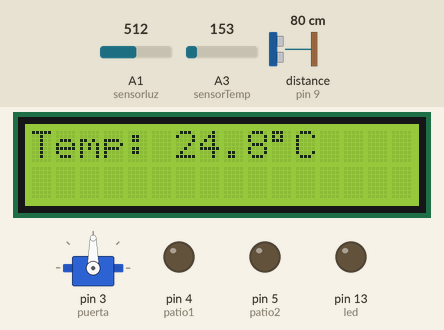
Recording of a sketch running on a simulated Arduino Uno, built with avr-gcc and run on an emulated ATmega328P. Shown: servo, 16×2 character LCD, output pins drawn as LEDs (lit = HIGH). Wiring (inferred from the names in the program): ultrasonic range finder: trigger pin 8; echo pin 9. The test bench sets the inputs (shaded band); at power-on: A1 (sensorluz) = 512, distance to the obstacle (sensor on pin 9) 80 cm, A3 (sensorTemp) = 153. The echo pulse lasts 58.3 µs per cm; pins used as bus, display or sensor lines are not drawn; what the sketch prints to the serial monitor is not drawn.

Above: at 3.2 s.
3.3 s: A1 (sensorluz) set to 482
At 4.5 s:
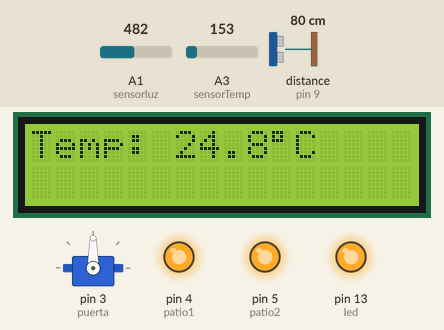
4.8 s: distance to the obstacle (sensor on pin 9) set to 9 cm
At 5.4 s:
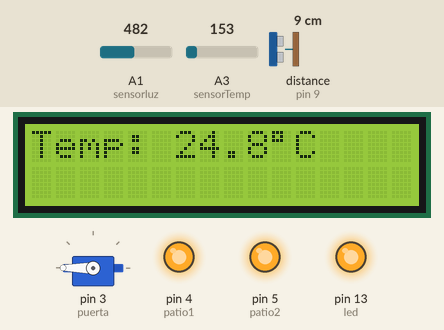
6.3 s: A1 (sensorluz) set to 1023
At 6.8 s:
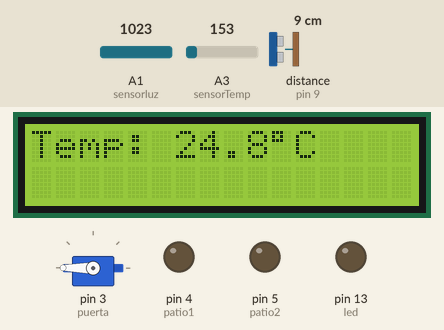
7.8 s: A3 (sensorTemp) set to 165
At 8.2 s:
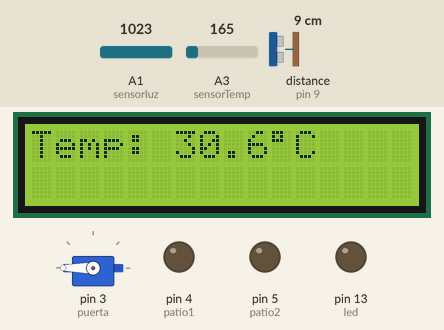
9.3 s: A3 (sensorTemp) set to 175
At 10.5 s:
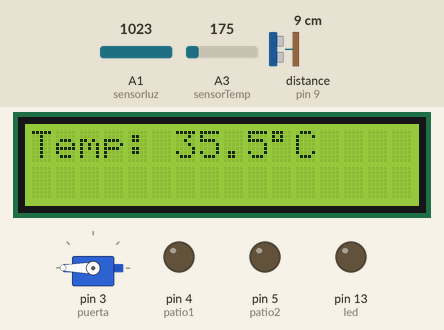
10.8 s: A3 (sensorTemp) set to 135
At 12.0 s:
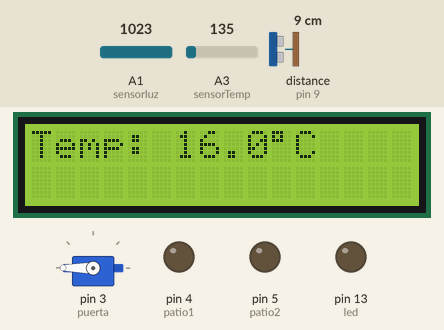
12.3 s: A3 (sensorTemp) set to 112
Timing chart, 0 to 14.9 s (numbered marks = the images above; inputs shaded):
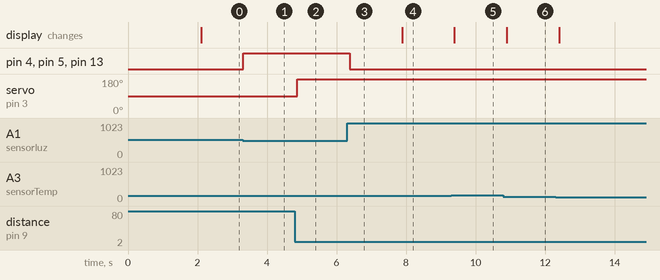

Measured:
- the behaviour switches between 500 and 499 on A1 (sensorluz) (found by bisection; images 0 and 1)
- after the input at 3.3 s, pin 4 (patio1), pin 5 (patio2), pin 13 (led): LOW → HIGH at once
- after the input at 4.8 s, servo on pin 3 (puerta): 90° → 180° after 0.07 s
- after the input at 6.3 s, pin 4 (patio1), pin 5 (patio2), pin 13 (led): HIGH → LOW after 0.08 s
- after the input at 7.8 s, the display: changes after 0.08 s (image 4)
- after the input at 9.3 s, the display: changes after 0.09 s (image 5)
- after the input at 10.8 s, the display: changes after 0.10 s (image 6)

The sketch:

mighty_turing_kasi1__1_.ino
```cpp
#include <Servo.h>
#include <LiquidCrystal_I2C.h>

// Pantalla LCD I2C
LiquidCrystal_I2C lcd(0x26, 16, 2);

// Servomotor
Servo puerta;

// Pines de los LED
const int patio1 = 4;
const int patio2 = 5;
const int led = 13;

// Sensor ultrasonico
const int trig = 8;
const int echo = 9;

// Sensores
const int sensorTemp = A3;
const int sensorluz = A1;

// Variables
float t = 0;
int valorLuz = 0;

long duracion = 0;
long distancia = 0;

// Umbral de luz
const int umbralLuz = 500;

void setup() {
  puerta.attach(3);
  puerta.write(90);

  pinMode(trig, OUTPUT);
  pinMode(echo, INPUT);

  pinMode(patio1, OUTPUT);
  pinMode(patio2, OUTPUT);
  pinMode(led, OUTPUT);

  digitalWrite(trig, LOW);

  lcd.init();
  lcd.backlight();
  lcd.clear();

  lcd.setCursor(2, 0);
  lcd.print("SISTEMA DE");
  lcd.setCursor(2, 1);
  lcd.print("TEMPERATURA");

  Serial.begin(9600);

  delay(2000);
  lcd.clear();
}

void loop() {
  SistemaDeTemperatura();
  SistemaAutomatico();
  SistemaIluminacion();

  delay(100);
}

// SISTEMA DE TEMPERATURA
void SistemaDeTemperatura() {
  int lectura = analogRead(sensorTemp);

  float voltaje = lectura * (5.0 / 1023.0);
  t = (voltaje - 0.5) * 100.0;

  lcd.setCursor(0, 0);
  lcd.print("Temp: ");
  lcd.print(t, 1);
  lcd.write((uint8_t)223);
  lcd.print("C  ");

  Serial.print("Temperatura: ");
  Serial.println(t, 1);
}

// SISTEMA AUTOMATICO DE PUERTA
void SistemaAutomatico() {
  digitalWrite(trig, LOW);
  delayMicroseconds(2);

  digitalWrite(trig, HIGH);
  delayMicroseconds(10);
  digitalWrite(trig, LOW);

  duracion = pulseIn(echo, HIGH, 30000);

  if (duracion == 0) {
    distancia = 999;
  } else {
    distancia = duracion / 58;
  }

  if (distancia < 15) {
    puerta.write(180);
  } else {
    puerta.write(90);
  }
}

// SISTEMA DE ILUMINACION
void SistemaIluminacion() {
  valorLuz = analogRead(sensorluz);

  Serial.print("Lectura de luz: ");
  Serial.println(valorLuz);

  // EN OSCURIDAD: ENCENDER LOS LED
  // CON LUZ DEL SOL: APAGAR LOS LED
  if (valorLuz < umbralLuz) {
    digitalWrite(patio1, HIGH);
    digitalWrite(patio2, HIGH);
    digitalWrite(led, HIGH);
  } else {
    digitalWrite(patio1, LOW);
    digitalWrite(patio2, LOW);
    digitalWrite(led, LOW);
  }
}
```
